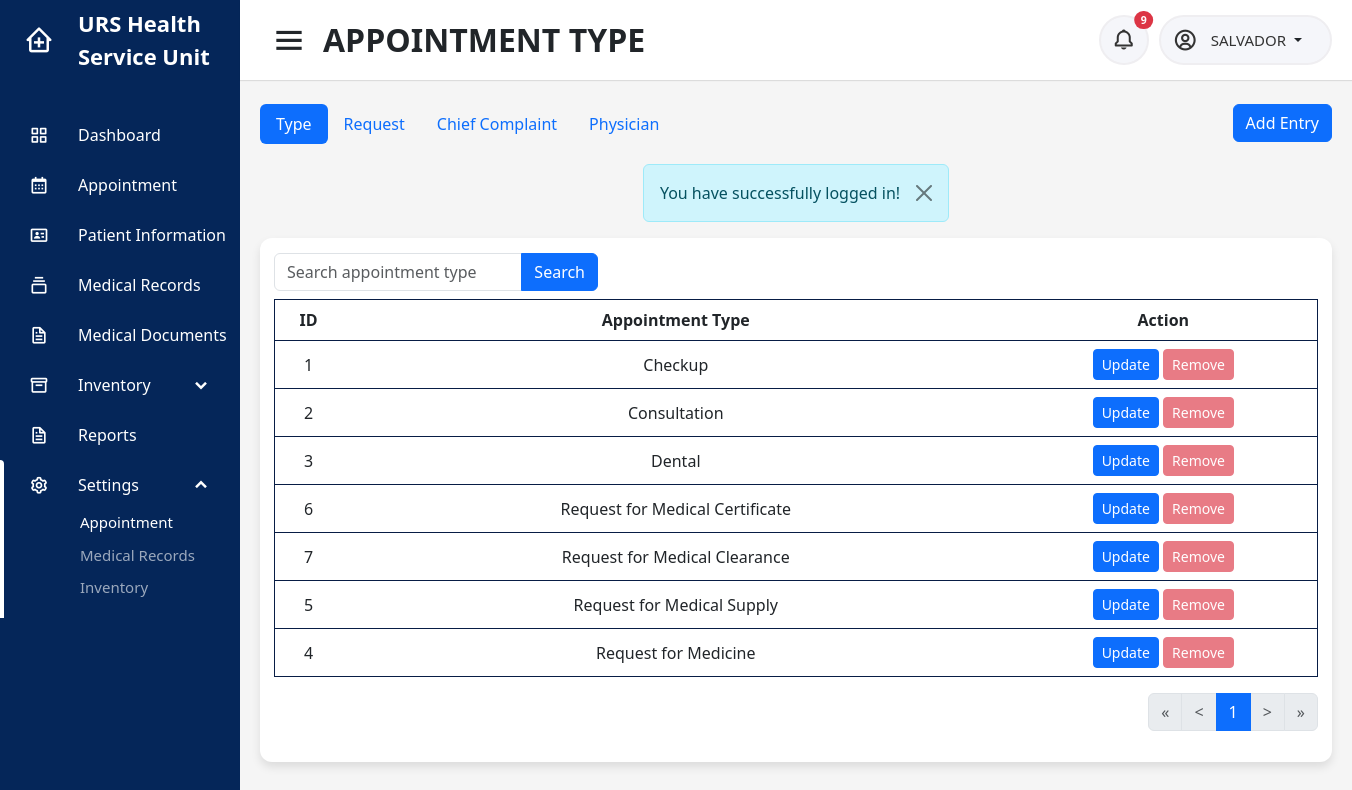
The app's page /users/nurse/apptype_set.php (signed in), older data.
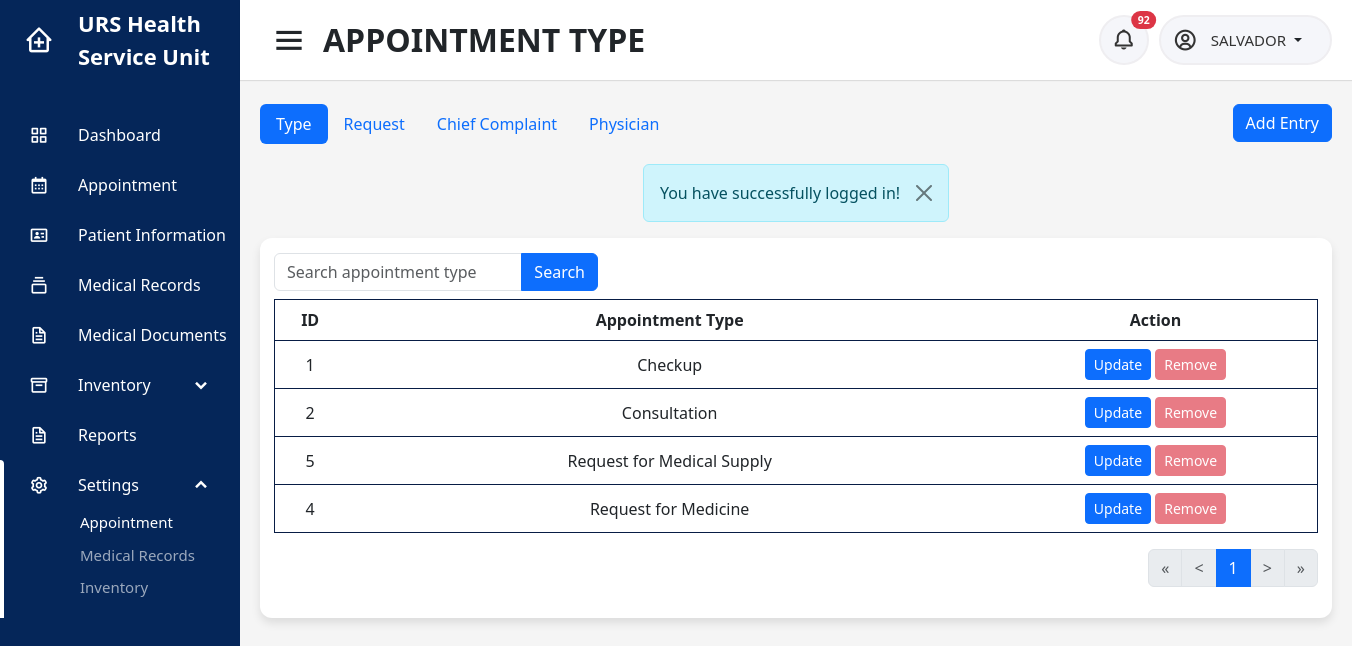
The same page, newer data.
### tables this page shows
CREATE TABLE `appointment_type` (
  `id` int(11) NOT NULL,
  `type` varchar(45) NOT NULL
);

### users/nurse/apptype_set.php (the view, shortened to what the rows shown need)
<?php
include('../../connection.php');
$userid = $_SESSION['userid'];
$campus = $_SESSION['campus'];
$rows_per_page = 10;
$page = isset($_GET['page']) ? $_GET['page'] : 1;
$start = ($page - 1) * $rows_per_page;
?>
<!DOCTYPE html>
<html lang="en" dir="ltr">
<head>
    <?php include('../../includes/header.php'); ?>
</head>
<body id="<?php echo $id ?>">
    <section class="home-section">
                        <?php
                        $sql = "SELECT au.id, au.user, au.campus, au.activity, au.datetime, au.status, ac.firstname, ac.middlename, ac.lastname, ac.campus, i.image FROM audit_trail au INNER JOIN account ac ON ac.accountid = au.user INNER JOIN patient_image i ON i.patient_id = au.user WHERE ((au.activity LIKE '%added a walk-in schedule%' AND au.activity LIKE '%$campus%') OR (au.activity LIKE '%cancelled a walk-in schedule%' AND au.activity LIKE '%$campus%') OR au.activity LIKE 'sent%' OR au.activity LIKE 'cancelled%' OR au.activity LIKE 'uploaded medical document%' OR au.activity LIKE '%expired%') AND au.status='unread' AND au.user != '$userid' ORDER BY au.datetime DESC";
                        $result = mysqli_query($conn, $sql);
                        ?>
        <div class="home-content">
            <div class="overview-boxes">
                <div class="content">
                    <div class="row">
                        <div class="col-sm-12">
                            <div class="table-responsive">
                                <table class="table">
                                    <thead class="head">
                                        <tr>
                                            <th>ID</th>
                                            <th></th>
                                            <th></th>
                                            <th></th>
                                            <th>Appointment Type</th>
                                            <th></th>
                                            <th></th>
                                            <th></th>
                                            <th>Action</th>
                                        </tr>
                                    </thead>
                                    <tbody>
                                        <?php
                                        if (isset($_GET['apptype']) && $_GET['apptype'] != '') {
                                            $apptype = $_GET['apptype'];
                                            $count = 1;
                                            $sql = "SELECT * FROM appointment_type WHERE type LIKE '%$apptype%' ORDER BY type LIMIT $start, $rows_per_page";
                                            $result = mysqli_query($conn, $sql);
                                        } else {
                                            $sql = "SELECT * FROM appointment_type ORDER BY type LIMIT $start, $rows_per_page";
                                            $result = mysqli_query($conn, $sql);
                                        }
                                        if ($result) {
                                            if (mysqli_num_rows($result) > 0) {
                                                foreach ($result as $data) { ?>
                                                    <tr>
                                                        <td><?php echo $type = $data['id']; ?></td>
                                                        <td></td>
                                                        <td></td>
                                                        <td></td>
                                                        <td><?php echo $data['type']; ?></td>
                                                        <td></td>
                                                        <td></td>
                                                        <td></td>
                                                        <td>
                                                            <button type="button" class="btn btn-primary btn-sm" data-bs-toggle="modal" data-bs-target="#updateapptype_set<?php echo $data['id']; ?>">Update</button>
                                                            <?php
                                                            $sql = "SELECT type FROM appointment_purpose WHERE type LIKE '%$type%'";
                                                            $result = mysqli_query($conn, $sql);
                                                            if (mysqli_num_rows($result) > 0) { ?>
                                                                <button type="button" class="btn btn-danger btn-sm" data-bs-toggle="modal" data-bs-target="#removeapptype_set<?php echo $data['id']; ?>" disabled>Remove</button>
                                                            <?php } else { ?>
                                                                <button type="button" class="btn btn-danger btn-sm" data-bs-toggle="modal" data-bs-target="#removeapptype_set<?php echo $data['id'] ?>">Remove</button>
                                                            <?php } ?>
                                                        </td>
                                                    </tr>
                                                <?php
                                                }
                                            }
                                        }
                                        ?>
                                    </tbody>
                                </table>
                            </div>
                        </div>
                    </div>
                </div>
            </div>
        </div>
    </section>
</body>
</html>

Row changes from the older to the newer data that the page shows:
removed appointment_type: id "3", type "Dental"
removed appointment_type: id "6", type "Request for Medical Certificate"
removed appointment_type: id "7", type "Request for Medical Clearance"
Text that changed along with them:
$row: "9" → "92"
